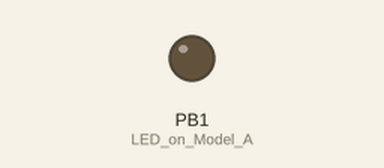
Simulated run of this sketch. Board: ATtiny85, built with avr-gcc and run on an emulated ATtiny85. On the bench: output pins drawn as LEDs (lit = HIGH).

Above: at 0.6 s.
At 2.0 s:
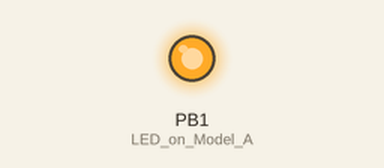
Timing chart, 0 to 3.5 s (numbered marks = the images above):
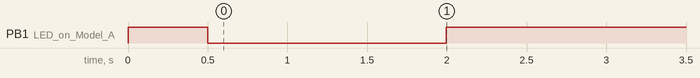

The sketch:

KeyBoardTest.ino
```cpp
#include "DigiKeyboard.h"
/* Init function */
void setup()
{
 //turn LED off while code is running. Unplugging this while active shouldnt hurt anything.
 pinMode(1, OUTPUT); //LED on Model A
 digitalWrite(1, HIGH);
 DigiKeyboard.delay(500);
 digitalWrite(1, LOW);
 DigiKeyboard.sendKeyStroke(0);

 DigiKeyboard.sendKeyStroke(KEY_R, MOD_GUI_LEFT);
 DigiKeyboard.delay(100);
 DigiKeyboard.println("notepad");
 DigiKeyboard.sendKeyStroke(KEY_ENTER);

 //line 1
 DigiKeyboard.delay(100);
 DigiKeyboard.println("Perhaps you may find it hard to understand.");
 DigiKeyboard.sendKeyStroke(KEY_ENTER);

 //line 2
 DigiKeyboard.delay(100);
 DigiKeyboard.println("That it is the silent and calm water that drowns a man.");
 DigiKeyboard.sendKeyStroke(KEY_ENTER);
 DigiKeyboard.sendKeyStroke(KEY_ENTER);

 //line 3
 DigiKeyboard.delay(100);
 DigiKeyboard.println("What seems familiar you do not fear,");
 DigiKeyboard.sendKeyStroke(KEY_ENTER);

 //line 4
 DigiKeyboard.delay(100);
 DigiKeyboard.println("Allowing the burglar to draw ever so near.");
 DigiKeyboard.sendKeyStroke(KEY_ENTER);
 DigiKeyboard.sendKeyStroke(KEY_ENTER);

 //line 5
 DigiKeyboard.delay(100);
 DigiKeyboard.println("Like a magician your stuff disappears,");
 DigiKeyboard.sendKeyStroke(KEY_ENTER);

 //line 6
 DigiKeyboard.delay(100);
 DigiKeyboard.println("making the need for security ever so clear.");
 DigiKeyboard.sendKeyStroke(KEY_ENTER);

 //line 7
 DigiKeyboard.delay(100);
 DigiKeyboard.sendKeyStroke(KEY_I, MOD_GUI_LEFT);
 DigiKeyboard.delay(100);
 DigiKeyboard.println("-African Proverb");
 DigiKeyboard.sendKeyStroke(KEY_ENTER);

 digitalWrite(1, HIGH);
}

void loop() {}
```
